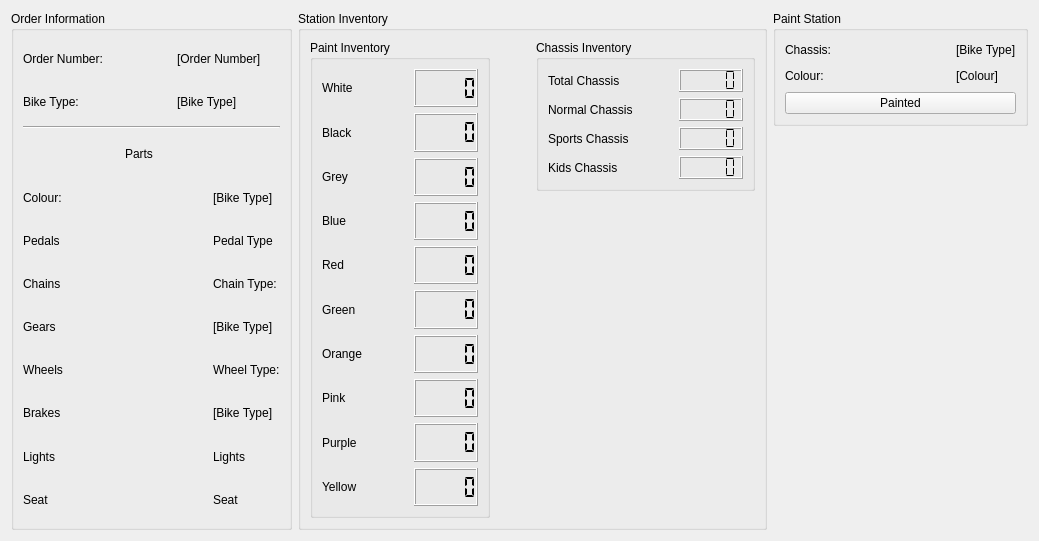
      <widget class="QWidget" name="Painting">
       <attribute name="title">
        <string>Painting</string>
       </attribute>
       <layout class="QGridLayout" name="gridLayout_62">
        <item row="0" column="1" rowspan="2">
         <widget class="QGroupBox" name="PaintingStationInventoryBox">
          <property name="title">
           <string>Station Inventory</string>
          </property>
          <layout class="QGridLayout" name="gridLayout_61">
           <item row="1" column="3">
            <spacer name="verticalSpacer_11">
             <property name="orientation">
              <enum>Qt::Orientation::Vertical</enum>
             </property>
             <property name="sizeHint" stdset="0">
              <size>
               <width>20</width>
               <height>321</height>
              </size>
             </property>
            </spacer>
           </item>
           <item row="0" column="3">
            <widget class="QGroupBox" name="PaintingChassisInventoryBox">
             <property name="title">
              <string>Chassis Inventory</string>
             </property>
             <layout class="QGridLayout" name="gridLayout_40">
              <item row="0" column="0">
               <widget class="QLabel" name="PaintStationInventoryTotalChassisLabel">
                <property name="text">
                 <string>Total Chassis</string>
                </property>
               </widget>
              </item>
              <item row="0" column="1">
               <spacer name="horizontalSpacer_196">
                <property name="orientation">
                 <enum>Qt::Orientation::Horizontal</enum>
                </property>
                <property name="sizeHint" stdset="0">
                 <size>
                  <width>37</width>
                  <height>20</height>
                 </size>
                </property>
               </spacer>
              </item>
              <item row="0" column="2">
               <widget class="QLCDNumber" name="PaintStationInventoryTotalChassisCount">
                <property name="segmentStyle">
                 <enum>QLCDNumber::SegmentStyle::Flat</enum>
                </property>
               </widget>
              </item>
              <item row="1" column="0">
               <widget class="QLabel" name="PaintStationInventoryNormalChassisLabel">
                <property name="text">
                 <string>Normal Chassis</string>
                </property>
               </widget>
              </item>
              <item row="1" column="1">
               <spacer name="horizontalSpacer_197">
                <property name="orientation">
                 <enum>Qt::Orientation::Horizontal</enum>
                </property>
                <property name="sizeHint" stdset="0">
                 <size>
                  <width>40</width>
                  <height>20</height>
                 </size>
                </property>
               </spacer>
              </item>
              <item row="1" column="2">
               <widget class="QLCDNumber" name="PaintStationInventoryNormalChassisLabelCount">
                <property name="segmentStyle">
                 <enum>QLCDNumber::SegmentStyle::Flat</enum>
                </property>
               </widget>
              </item>
              <item row="2" column="0">
               <widget class="QLabel" name="PaintStationInventorySportsChassisLabel">
                <property name="text">
                 <string>Sports Chassis</string>
                </property>
               </widget>
              </item>
              <item row="2" column="1">
               <spacer name="horizontalSpacer_198">
                <property name="orientation">
                 <enum>Qt::Orientation::Horizontal</enum>
                </property>
                <property name="sizeHint" stdset="0">
                 <size>
                  <width>40</width>
                  <height>20</height>
                 </size>
                </property>
               </spacer>
              </item>
              <item row="2" column="2">
               <widget class="QLCDNumber" name="PaintStationInventorySportsChassisCount">
                <property name="segmentStyle">
                 <enum>QLCDNumber::SegmentStyle::Flat</enum>
                </property>
               </widget>
              </item>
              <item row="3" column="0">
               <widget class="QLabel" name="PaintStationInventoryKidsChassisLabel">
                <property name="text">
                 <string>Kids Chassis</string>
                </property>
               </widget>
              </item>
              <item row="3" column="1">
               <spacer name="horizontalSpacer_199">
                <property name="orientation">
                 <enum>Qt::Orientation::Horizontal</enum>
                </property>
                <property name="sizeHint" stdset="0">
                 <size>
                  <width>20</width>
                  <height>20</height>
                 </size>
                </property>
               </spacer>
              </item>
              <item row="3" column="2">
               <widget class="QLCDNumber" name="PaintStationInventoryKidsChassisCount">
                <property name="segmentStyle">
                 <enum>QLCDNumber::SegmentStyle::Flat</enum>
                </property>
               </widget>
              </item>
             </layout>
            </widget>
           </item>
           <item row="0" column="0" rowspan="2">
            <widget class="QGroupBox" name="PaintInventoryBox">
             <property name="title">
              <string>Paint Inventory</string>
             </property>
             <layout class="QGridLayout" name="gridLayout_60">
              <item row="0" column="1" colspan="2">
               <spacer name="horizontalSpacer_201">
                <property name="orientation">
                 <enum>Qt::Orientation::Horizontal</enum>
                </property>
                <property name="sizeHint" stdset="0">
                 <size>
                  <width>40</width>
                  <height>20</height>
                 </size>
                </property>
               </spacer>
              </item>
              <item row="4" column="3">
               <widget class="QLCDNumber" name="PaintStationRedPaintCount">
                <property name="segmentStyle">
                 <enum>QLCDNumber::SegmentStyle::Flat</enum>
                </property>
               </widget>
              </item>
              <item row="8" column="2">
               <spacer name="horizontalSpacer_270">
                <property name="orientation">
                 <enum>Qt::Orientation::Horizontal</enum>
                </property>
                <property name="sizeHint" stdset="0">
                 <size>
                  <width>30</width>
                  <height>17</height>
                 </size>
                </property>
               </spacer>
              </item>
              <item row="6" column="0">
               <widget class="QLabel" name="PaintStationOrangePaintLabel">
                <property name="text">
                 <string>Orange</string>
                </property>
               </widget>
              </item>
              <item row="6" column="3">
               <widget class="QLCDNumber" name="PaintStationOrangePaintCount">
                <property name="segmentStyle">
                 <enum>QLCDNumber::SegmentStyle::Flat</enum>
                </property>
               </widget>
              </item>
              <item row="3" column="3">
               <widget class="QLCDNumber" name="PaintStationBluePaintCount">
                <property name="segmentStyle">
                 <enum>QLCDNumber::SegmentStyle::Flat</enum>
                </property>
               </widget>
              </item>
              <item row="0" column="0">
               <widget class="QLabel" name="PaintStationWhitePaintLabel">
                <property name="text">
                 <string>White</string>
                </property>
               </widget>
              </item>
              <item row="8" column="0">
               <widget class="QLabel" name="PaintStationPurplePaintLabel">
                <property name="text">
                 <string>Purple</string>
                </property>
               </widget>
              </item>
              <item row="1" column="3">
               <widget class="QLCDNumber" name="PaintStationBlackPaintCount">
                <property name="segmentStyle">
                 <enum>QLCDNumber::SegmentStyle::Flat</enum>
                </property>
               </widget>
              </item>
              <item row="3" column="0" colspan="2">
               <widget class="QLabel" name="PaintStationBluePaintLabel">
                <property name="text">
                 <string>Blue</string>
                </property>
               </widget>
              </item>
              <item row="1" column="0">
               <widget class="QLabel" name="PaintStationBlackPaintLabel">
                <property name="text">
                 <string>Black</string>
                </property>
               </widget>
              </item>
              <item row="7" column="2">
               <spacer name="horizontalSpacer_269">
                <property name="orientation">
                 <enum>Qt::Orientation::Horizontal</enum>
                </property>
                <property name="sizeHint" stdset="0">
                 <size>
                  <width>30</width>
                  <height>17</height>
                 </size>
                </property>
               </spacer>
              </item>
              <item row="3" column="2">
               <spacer name="horizontalSpacer_204">
                <property name="orientation">
                 <enum>Qt::Orientation::Horizontal</enum>
                </property>
                <property name="sizeHint" stdset="0">
                 <size>
                  <width>30</width>
                  <height>17</height>
                 </size>
                </property>
               </spacer>
              </item>
              <item row="4" column="2">
               <spacer name="horizontalSpacer_266">
                <property name="orientation">
                 <enum>Qt::Orientation::Horizontal</enum>
                </property>
                <property name="sizeHint" stdset="0">
                 <size>
                  <width>30</width>
                  <height>14</height>
                 </size>
                </property>
               </spacer>
              </item>
              <item row="2" column="3">
               <widget class="QLCDNumber" name="PaintStationGreyPaintCount">
                <property name="segmentStyle">
                 <enum>QLCDNumber::SegmentStyle::Flat</enum>
                </property>
               </widget>
              </item>
              <item row="5" column="3">
               <widget class="QLCDNumber" name="PaintStationGreenPaintCount">
                <property name="segmentStyle">
                 <enum>QLCDNumber::SegmentStyle::Flat</enum>
                </property>
               </widget>
              </item>
              <item row="2" column="1" colspan="2">
               <spacer name="horizontalSpacer_203">
                <property name="orientation">
                 <enum>Qt::Orientation::Horizontal</enum>
                </property>
                <property name="sizeHint" stdset="0">
                 <size>
                  <width>20</width>
                  <height>20</height>
                 </size>
                </property>
               </spacer>
              </item>
              <item row="8" column="3">
               <widget class="QLCDNumber" name="PaintStationPurplePaintCount">
                <property name="segmentStyle">
                 <enum>QLCDNumber::SegmentStyle::Flat</enum>
                </property>
               </widget>
              </item>
              <item row="6" column="2">
               <spacer name="horizontalSpacer_268">
                <property name="orientation">
                 <enum>Qt::Orientation::Horizontal</enum>
                </property>
                <property name="sizeHint" stdset="0">
                 <size>
                  <width>30</width>
                  <height>14</height>
                 </size>
                </property>
               </spacer>
              </item>
              <item row="5" column="2">
               <spacer name="horizontalSpacer_267">
                <property name="orientation">
                 <enum>Qt::Orientation::Horizontal</enum>
                </property>
                <property name="sizeHint" stdset="0">
                 <size>
                  <width>30</width>
                  <height>14</height>
                 </size>
                </property>
               </spacer>
              </item>
              <item row="1" column="1" colspan="2">
               <spacer name="horizontalSpacer_202">
                <property name="orientation">
                 <enum>Qt::Orientation::Horizontal</enum>
                </property>
                <property name="sizeHint" stdset="0">
                 <size>
                  <width>40</width>
                  <height>20</height>
                 </size>
                </property>
               </spacer>
              </item>
              <item row="5" column="0">
               <widget class="QLabel" name="PaintStationGreenPaintLabel">
                <property name="text">
                 <string>Green</string>
                </property>
               </widget>
              </item>
              <item row="4" column="0">
               <widget class="QLabel" name="PaintStationRedPaintLabel">
                <property name="text">
                 <string>Red</string>
                </property>
               </widget>
              </item>
              <item row="2" column="0">
               <widget class="QLabel" name="PaintStationGreyPaintLabel">
                <property name="text">
                 <string>Grey</string>
                </property>
               </widget>
              </item>
              <item row="7" column="0">
               <widget class="QLabel" name="PaintStationPinkPaintLabel">
                <property name="text">
                 <string>Pink</string>
                </property>
               </widget>
              </item>
              <item row="0" column="3">
               <widget class="QLCDNumber" name="PaintStationWhitePaintCount">
                <property name="segmentStyle">
                 <enum>QLCDNumber::SegmentStyle::Flat</enum>
                </property>
               </widget>
              </item>
              <item row="7" column="3">
               <widget class="QLCDNumber" name="PaintStationPinkPaintCount">
                <property name="segmentStyle">
                 <enum>QLCDNumber::SegmentStyle::Flat</enum>
                </property>
               </widget>
              </item>
              <item row="10" column="0">
               <widget class="QLabel" name="PaintStationYellowPaintLabel">
                <property name="text">
                 <string>Yellow</string>
                </property>
               </widget>
              </item>
              <item row="10" column="2">
               <spacer name="horizontalSpacer_276">
                <property name="orientation">
                 <enum>Qt::Orientation::Horizontal</enum>
                </property>
                <property name="sizeHint" stdset="0">
                 <size>
                  <width>30</width>
                  <height>17</height>
                 </size>
                </property>
               </spacer>
              </item>
              <item row="10" column="3">
               <widget class="QLCDNumber" name="PaintStationYellowPaintCount">
                <property name="segmentStyle">
                 <enum>QLCDNumber::SegmentStyle::Flat</enum>
                </property>
               </widget>
              </item>
             </layout>
            </widget>
           </item>
           <item row="0" column="2">
            <spacer name="horizontalSpacer">
             <property name="orientation">
              <enum>Qt::Orientation::Horizontal</enum>
             </property>
             <property name="sizeHint" stdset="0">
              <size>
               <width>40</width>
               <height>20</height>
              </size>
             </property>
            </spacer>
           </item>
          </layout>
         </widget>
        </item>
        <item row="0" column="2">
         <widget class="QGroupBox" name="PaintingStationBox">
          <property name="title">
           <string>Paint Station</string>
          </property>
          <layout class="QGridLayout" name="gridLayout_5">
           <item row="0" column="0">
            <widget class="QLabel" name="PaintStationChassisLabel">
             <property name="text">
              <string>Chassis:</string>
             </property>
            </widget>
           </item>
           <item row="0" column="1">
            <spacer name="horizontalSpacer_74">
             <property name="orientation">
              <enum>Qt::Orientation::Horizontal</enum>
             </property>
             <property name="sizeHint" stdset="0">
              <size>
               <width>113</width>
               <height>20</height>
              </size>
             </property>
            </spacer>
           </item>
           <item row="0" column="2">
            <widget class="QLabel" name="PaintStationChassisValue">
             <property name="text">
              <string>[Bike Type]</string>
             </property>
            </widget>
           </item>
           <item row="1" column="0">
            <widget class="QLabel" name="PaintStationColourLabel">
             <property name="text">
              <string>Colour:</string>
             </property>
            </widget>
           </item>
           <item row="1" column="1">
            <spacer name="horizontalSpacer_75">
             <property name="orientation">
              <enum>Qt::Orientation::Horizontal</enum>
             </property>
             <property name="sizeHint" stdset="0">
              <size>
               <width>113</width>
               <height>20</height>
              </size>
             </property>
            </spacer>
           </item>
           <item row="1" column="2">
            <widget class="QLabel" name="PaintStationColourValue">
             <property name="text">
              <string>[Colour]</string>
             </property>
            </widget>
           </item>
           <item row="2" column="0" colspan="3">
            <widget class="QPushButton" name="PaintedButton">
             <property name="text">
              <string>Painted</string>
             </property>
            </widget>
           </item>
          </layout>
         </widget>
        </item>
        <item row="0" column="0" rowspan="2">
         <widget class="QGroupBox" name="PaintOrder">
          <property name="minimumSize">
           <size>
            <width>281</width>
            <height>385</height>
           </size>
          </property>
          <property name="title">
           <string>Order Information</string>
          </property>
          <layout class="QGridLayout" name="gridLayout_27">
           <item row="8" column="0">
            <widget class="QLabel" name="GearsLabel_5">
             <property name="text">
              <string>Gears</string>
             </property>
            </widget>
           </item>
           <item row="8" column="3">
            <widget class="QLabel" name="GearType_5">
             <property name="text">
              <string>[Bike Type]</string>
             </property>
            </widget>
           </item>
           <item row="3" column="2" colspan="2">
            <spacer name="horizontalSpacer_93">
             <property name="orientation">
              <enum>Qt::Orientation::Horizontal</enum>
             </property>
             <property name="sizeHint" stdset="0">
              <size>
               <width>103</width>
               <height>20</height>
              </size>
             </property>
            </spacer>
           </item>
           <item row="4" column="0">
            <widget class="QLabel" name="ColourLabel_5">
             <property name="text">
              <string>Colour:</string>
             </property>
            </widget>
           </item>
           <item row="1" column="0">
            <widget class="QLabel" name="BikeTypeLabel_5">
             <property name="text">
              <string>Bike Type:</string>
             </property>
            </widget>
           </item>
           <item row="5" column="1" colspan="2">
            <spacer name="horizontalSpacer_95">
             <property name="orientation">
              <enum>Qt::Orientation::Horizontal</enum>
             </property>
             <property name="sizeHint" stdset="0">
              <size>
               <width>61</width>
               <height>20</height>
              </size>
             </property>
            </spacer>
           </item>
           <item row="10" column="1" colspan="2">
            <spacer name="horizontalSpacer_99">
             <property name="orientation">
              <enum>Qt::Orientation::Horizontal</enum>
             </property>
             <property name="sizeHint" stdset="0">
              <size>
               <width>61</width>
               <height>20</height>
              </size>
             </property>
            </spacer>
           </item>
           <item row="2" column="0" colspan="4">
            <widget class="Line" name="line_6">
             <property name="orientation">
              <enum>Qt::Orientation::Horizontal</enum>
             </property>
            </widget>
           </item>
           <item row="4" column="3">
            <widget class="QLabel" name="Colour_5">
             <property name="text">
              <string>[Bike Type]</string>
             </property>
            </widget>
           </item>
           <item row="5" column="0">
            <widget class="QLabel" name="PedalLabel_5">
             <property name="text">
              <string>Pedals</string>
             </property>
            </widget>
           </item>
           <item row="5" column="3">
            <widget class="QLabel" name="PedalType_5">
             <property name="text">
              <string>Pedal Type</string>
             </property>
            </widget>
           </item>
           <item row="10" column="0">
            <widget class="QLabel" name="BrakesLabel_5">
             <property name="text">
              <string>Brakes</string>
             </property>
            </widget>
           </item>
           <item row="12" column="3">
            <widget class="QLabel" name="SeatType_5">
             <property name="text">
              <string>Seat</string>
             </property>
            </widget>
           </item>
           <item row="7" column="0">
            <widget class="QLabel" name="ChainLabel_5">
             <property name="text">
              <string>Chains</string>
             </property>
            </widget>
           </item>
           <item row="11" column="1" colspan="2">
            <spacer name="horizontalSpacer_100">
             <property name="orientation">
              <enum>Qt::Orientation::Horizontal</enum>
             </property>
             <property name="sizeHint" stdset="0">
              <size>
               <width>61</width>
               <height>20</height>
              </size>
             </property>
            </spacer>
           </item>
           <item row="8" column="1" colspan="2">
            <spacer name="horizontalSpacer_98">
             <property name="orientation">
              <enum>Qt::Orientation::Horizontal</enum>
             </property>
             <property name="sizeHint" stdset="0">
              <size>
               <width>61</width>
               <height>20</height>
              </size>
             </property>
            </spacer>
           </item>
           <item row="10" column="3">
            <widget class="QLabel" name="BrakesType_5">
             <property name="text">
              <string>[Bike Type]</string>
             </property>
            </widget>
           </item>
           <item row="12" column="0">
            <widget class="QLabel" name="SeatLabel_5">
             <property name="text">
              <string>Seat</string>
             </property>
            </widget>
           </item>
           <item row="0" column="2" colspan="2">
            <widget class="QLabel" name="OrderNumber_5">
             <property name="text">
              <string>[Order Number]</string>
             </property>
            </widget>
           </item>
           <item row="7" column="3">
            <widget class="QLabel" name="ChainType_5">
             <property name="text">
              <string>Chain Type:</string>
             </property>
            </widget>
           </item>
           <item row="0" column="1">
            <spacer name="horizontalSpacer_90">
             <property name="orientation">
              <enum>Qt::Orientation::Horizontal</enum>
             </property>
             <property name="sizeHint" stdset="0">
              <size>
               <width>35</width>
               <height>20</height>
              </size>
             </property>
            </spacer>
           </item>
           <item row="3" column="0">
            <spacer name="horizontalSpacer_92">
             <property name="orientation">
              <enum>Qt::Orientation::Horizontal</enum>
             </property>
             <property name="sizeHint" stdset="0">
              <size>
               <width>96</width>
               <height>20</height>
              </size>
             </property>
            </spacer>
           </item>
           <item row="1" column="1">
            <spacer name="horizontalSpacer_91">
             <property name="orientation">
              <enum>Qt::Orientation::Horizontal</enum>
             </property>
             <property name="sizeHint" stdset="0">
              <size>
               <width>35</width>
               <height>20</height>
              </size>
             </property>
            </spacer>
           </item>
           <item row="0" column="0">
            <widget class="QLabel" name="OrderNumberLabel_5">
             <property name="text">
              <string>Order Number:</string>
             </property>
            </widget>
           </item>
           <item row="11" column="3">
            <widget class="QLabel" name="LightsType_5">
             <property name="text">
              <string>Lights</string>
             </property>
            </widget>
           </item>
           <item row="3" column="1">
            <widget class="QLabel" name="PartsLabel_5">
             <property name="text">
              <string>Parts</string>
             </property>
             <property name="scaledContents">
              <bool>false</bool>
             </property>
             <property name="wordWrap">
              <bool>false</bool>
             </property>
            </widget>
           </item>
           <item row="1" column="2" colspan="2">
            <widget class="QLabel" name="BikeType_5">
             <property name="text">
              <string>[Bike Type]</string>
             </property>
            </widget>
           </item>
           <item row="4" column="1" colspan="2">
            <spacer name="horizontalSpacer_94">
             <property name="orientation">
              <enum>Qt::Orientation::Horizontal</enum>
             </property>
             <property name="sizeHint" stdset="0">
              <size>
               <width>61</width>
               <height>20</height>
              </size>
             </property>
            </spacer>
           </item>
           <item row="11" column="0">
            <widget class="QLabel" name="LightsLabel_5">
             <property name="text">
              <string>Lights</string>
             </property>
            </widget>
           </item>
           <item row="9" column="0">
            <widget class="QLabel" name="WheelsLabel_5">
             <property name="text">
              <string>Wheels</string>
             </property>
            </widget>
           </item>
           <item row="9" column="3">
            <widget class="QLabel" name="WheelType_5">
             <property name="text">
              <string>Wheel Type:</string>
             </property>
            </widget>
           </item>
           <item row="9" column="1" colspan="2">
            <spacer name="horizontalSpacer_96">
             <property name="orientation">
              <enum>Qt::Orientation::Horizontal</enum>
             </property>
             <property name="sizeHint" stdset="0">
              <size>
               <width>61</width>
               <height>20</height>
              </size>
             </property>
            </spacer>
           </item>
           <item row="7" column="1" colspan="2">
            <spacer name="horizontalSpacer_97">
             <property name="orientation">
              <enum>Qt::Orientation::Horizontal</enum>
             </property>
             <property name="sizeHint" stdset="0">
              <size>
               <width>40</width>
               <height>20</height>
              </size>
             </property>
            </spacer>
           </item>
           <item row="12" column="1" colspan="2">
            <spacer name="horizontalSpacer_101">
             <property name="orientation">
              <enum>Qt::Orientation::Horizontal</enum>
             </property>
             <property name="sizeHint" stdset="0">
              <size>
               <width>40</width>
               <height>20</height>
              </size>
             </property>
            </spacer>
           </item>
          </layout>
         </widget>
        </item>
        <item row="1" column="2">
         <spacer name="verticalSpacer_12">
          <property name="orientation">
           <enum>Qt::Orientation::Vertical</enum>
          </property>
          <property name="sizeHint" stdset="0">
           <size>
            <width>20</width>
            <height>396</height>
           </size>
          </property>
         </spacer>
        </item>
       </layout>
      </widget>
